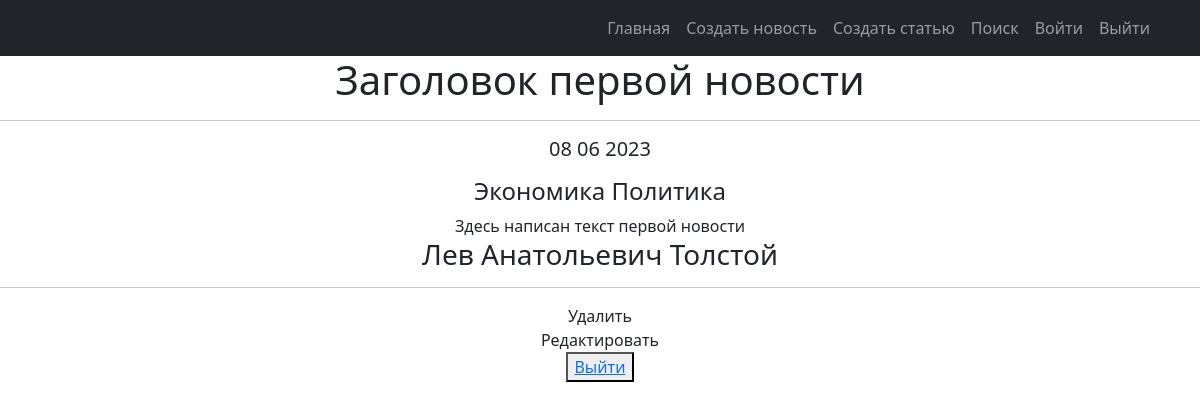
The page /1 on the database its author committed.
### news/models.py (models this page shows, shortened)
class Post(models.Model):
    objects = None
    article = 'AR'
    news = 'NE'
    POST = [
        (news, 'Новость'),
        (article, 'Статья')
    ]
    title = models.TextField(max_length=50)
    author = models.ForeignKey(Author, on_delete=models.CASCADE)
    time_in_comment = models.DateTimeField(auto_now_add=True)  #default=django.utils.timezone.now
    choice_title = models.CharField(max_length=2, choices=POST)
    post_text = models.TextField(max_length=500)
    categories = models.ManyToManyField('Category', through='PostCategory')
    rating_post = models.IntegerField(default=0)

class Category(models.Model):
    objects = None
    economy = 'EC'
    politician = 'PL'
    worldnews = 'WN'
    hostnews = 'HN'
    sport = 'SP'
    POSITION = [
        (economy, 'Экономика'),
        (politician, 'Политика'),
        (worldnews, 'Мировые новости'),
        (hostnews, 'Местные новости'),
        (sport, 'Спортивные новости')
    ]
    category = models.CharField(max_length=2, choices=POSITION, default='HN', unique=True)
    subscribers = models.ManyToManyField(User, blank=True, related_name='categories')
    def __str__(self):
        return self.get_category_display()

class Author(models.Model):
    user_author = models.OneToOneField(User, on_delete=models.CASCADE)
    user_rating = models.IntegerField(default=0)

### news/views.py (the view)
# urls.py: path('<int:pk>', PostDetail.as_view(), name='post_detail'),
class PostDetail(DetailView):
    model = Post
    template_name = 'one_news.html'
    context_object_name = "news"

### news/templatetags/censure.py (called while the page is built)
@register.filter()
def censor(word):
    def multiple_replace(texts, replace_value):
        for i, j in replace_value.items():
            texts = texts.lower().replace(i, j)
        return texts
    replace_values = {'модели': 'м*****',
                      'джигурда': 'д*******',
                      'однако': 'о*****',
                      'директор': 'д*******',
                      'повтор': 'п*****'
                      }
    word = multiple_replace(word, replace_values)
    return word.capitalize()

### templates/one_news.html (shortened to what this page needs)
{% extends 'flatpages/default.html' %}
{% block content %}
{% load censure %}
<h1>{{ news.title | censor }}</h1>
<hr>
<h5>{{ news.time_in_comment |date:'d m Y'  }}</h5>
<p style="text-indent: 25px;">
    <h4>{% for category in news.categories.all %}
        {{category}}
    {% endfor %}</h4>
    {{news.post_text | censor}}
<h3>{{ news.author.user_author.first_name }}</h3>
</p>
<hr>
<a class="nav-link" href="/news/{{news.id}}/delete/">Удалить</a>
<a class="nav-link" href="{{news.id}}/edit/">Редактировать</a>
<button> <a href="logout/">Выйти</a> </button>
{% endblock content %}

### templates/flatpages/default.html (shortened to what this page needs)
<!DOCTYPE html>
<html lang="en">
    <head>
        {% load static %}
        <link href="{% static 'css/styles.css' %}" rel="stylesheet" />
    </head>
    <body id="page-top">
        <nav class="navbar navbar-expand-lg navbar-dark bg-dark static-top">
            <div class="container">
                <div class="collapse navbar-collapse" id="navbarResponsive">
                    <ul class="navbar-nav ms-auto">
                        <li class="nav-item active">
                                <a class="nav-link" href="{% url 'post_list' %}">Главная
                            </a>
                        </li>
                        <li class="nav-item">
                            <a class="nav-link" href="/news/create/">Создать новость</a>
                        </li>
                         <li class="nav-item">
                            <a class="nav-link" href="/article/create/">Создать статью</a>
                        </li>
                        <li class="nav-item">
                            <a class="nav-link" href="/news/search/">Поиск</a>
                        </li>
                         <li class="nav-item">
                            <a class="nav-link" href="/accounts/login/">Войти</a>
                        </li>
                         <li class="nav-item">
                            <a class="nav-link" href="/logout/">Выйти</a>
                        </li>
                    </ul>
                </div>
            </div>
        </nav>
       <div class="row">
            <div class="container  text-center">
                <div class="col-lg-12 text-center">
                   {% block content %}{% endblock content %}
               </div>
            </div>
        </div>
    </body>
</html>

### rows shown on the page
Post: title|censor "Заголовок первой новости", time_in_comment "08 06 2023", post_text|censor "Здесь написан текст первой новости", author.user_author.first_name "Лев Анатольевич Толстой"
Category: category "Экономика"
Category: category "Политика"
